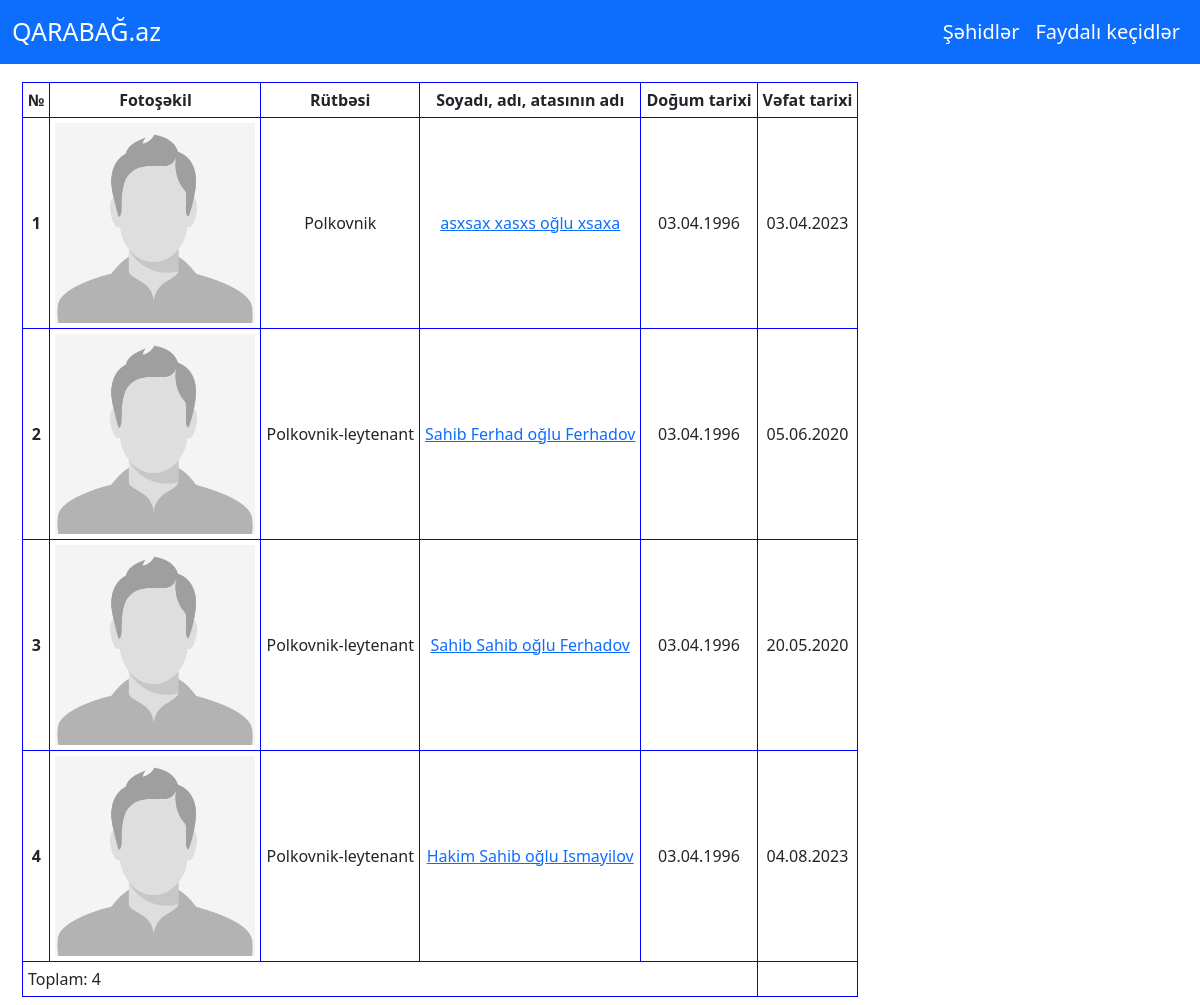
Before: /sehidler with the older database file.
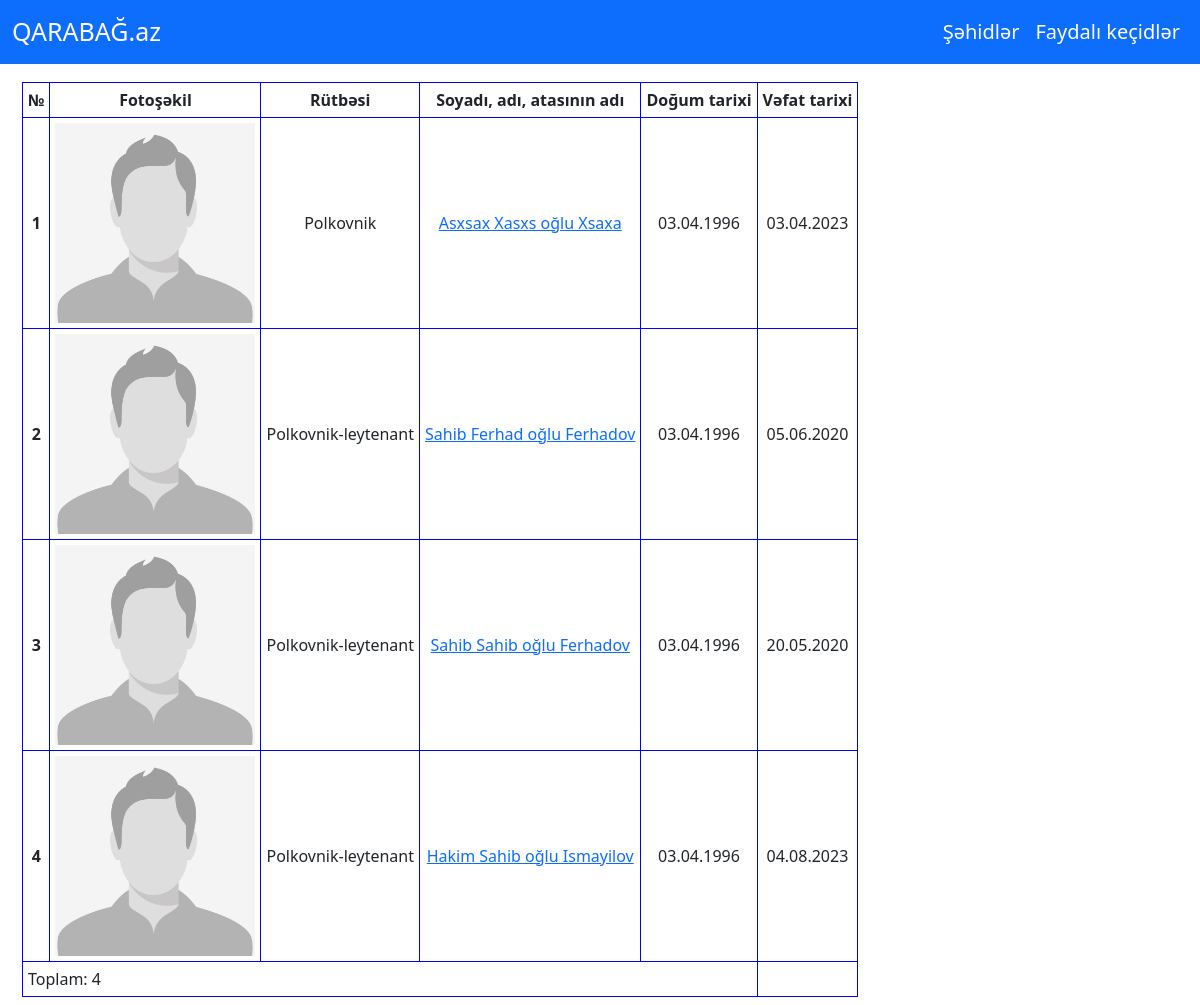
After: the same page with the newer database file.
### main/models.py (models this page shows, shortened)
class Person(models.Model):
	kisi="Kişi"
	qadin="Qadın"
	secim=[
		(kisi,"Kişi"),
		(qadin,"Qadın")
	]
	class Meta:
		verbose_name="Şəhid"
		verbose_name_plural="Şəhidlər"
	id=models.UUIDField(primary_key=True,default=uuid.uuid4,editable=False)
	ad=models.CharField(verbose_name="Adı",max_length=50,default="")
	soyad=models.CharField(verbose_name="Soyadı",max_length=50,default="")
	ata_adi=models.CharField(verbose_name="Ata adı",max_length=50,default="")
	leqeb=models.CharField(verbose_name="Ləqəbi",max_length=100,default="yoxdur.",blank=True)
	dogum_tarixi=models.DateField(verbose_name="Doğum tarixi")
	vefat_tarixi=models.DateField(verbose_name="Vəfat tarixi")
	dogum_yeri=models.CharField(verbose_name="Doğulduğu yer",max_length=255)
	vefat_yeri=models.CharField(verbose_name="Vəfat yeri", max_length=255)
	vetendasligi=models.CharField(verbose_name="Vətəndaşlığı",max_length=50)
	cinsiyeti=models.CharField(verbose_name="Cinsiyyəti seçin",max_length=5,default=kisi,choices=secim)
	sekil=models.ImageField("Şəkil",upload_to="main/uploads/%d/%m/%Y",null=True,blank=True,default="static/img/default-man.jpg")
	haqqinda=RichTextField()
	qosun_novu=models.OneToOneField(QosunNovu,on_delete=models.CASCADE,null=True,blank=True,verbose_name="Qoşun növü")
	mensubiyyeti=models.CharField(verbose_name="Mənsubiyyəti",max_length=100, default="Azərbaycan Ordusu")
	xidmet_illeri=models.CharField(verbose_name="Xidmət illəri",max_length=100)
	rutbe=models.ManyToManyField(Rutbe,verbose_name="Rütbə")
	medallar=models.ManyToManyField(Medallar,verbose_name="Medallar")
	def get_full_name(self):
		_ = ""
		if self.cinsiyeti==self.kisi:
			_ = "oğlu"
		else:
			_ = "qızı"
		return f"{self.ad} {self.ata_adi} {_} {self.soyad}"

### main/views.py (the view)
# urls.py: path("sehidler",views.sehidler,name="sehidler"),
def sehidler(request):
	persons=Person.objects.all()
	persons_list=[]
	_count=0
	for person in persons:
		_bosList=[]
		_bosList.append(_count)
		_bosList.append(person)
		persons_list.append(_bosList)
		_count+=1
	context={
		"persons":persons_list,
		"count":0
	}
	return render(request,"main/sehidler.html",context)

### main/models.py (called while the page is built)
	def __str__(self):
		return self.ad

### main/templates/main/sehidler.html (shortened to what this page needs)
{%extends 'base.html'%}
{%load static%}
{%block css_files%}
<link rel="stylesheet" type="text/css" href="{%static 'main/css/sehidler.css'%}">
<link rel="stylesheet" type="text/css" href="{%static 'main/css/back_to_top.css'%}">
{%endblock%}
{% block content %}
    <div class="container-fluid my-2 p-0">
    	{%if persons%}
            <div class="container-fluid p-0" style="overflow: scroll;">
				<table class="mytable">
                    <thead>
                        <tr>
                            <th>№</th>
                            <th>Fotoşəkil</th>
                            <th>Rütbəsi</th>
                            <th>Soyadı, adı, atasının adı</th>
                            <th>Doğum tarixi</th>
                            <th>Vəfat tarixi</th>
                        </tr>
                    </thead>
                    <tbody>
                        {%for personIndex,person in persons%}
                            <tr>
                                <td class="number">{{personIndex|add:"1"}}</td>
                                <td style="width:200px;height:200px" title="{{person.get_full_name|title}}">
                                    <img src="{{person.sekil}}" style="width:200px;">
                                </td>
                                <td title="Rütbə">
                                    {%for rutbe in person.rutbe.all%}{{rutbe}}{%endfor%}
                                </td>
                                <td title="{{person.get_full_name}}" style="white-space: nowrap;">
                                    <a style="display: block;" href="{%url 'sehid' person.id%}">{{person.get_full_name}}</a>
                                </td>
                                <td title="Gün.Ay.İl">{{person.dogum_tarixi|date:"d.m.Y"}}</td>
                                <td title="{{person.vefat_tarixi}}">
                                    {{person.vefat_tarixi|date:"d.m.Y"}}
                                </td>
                            </tr>
                        {%endfor%}
                            <tr>
                                <td colspan="5" style="text-align:left">
                                    Toplam: {{persons|length}}
                                </td>
                            </tr>
                    </tbody>
                </table>
			</div>
        {%endif%}
    </div>
{% endblock  %}

Changed rows visible on the page:
changed Person: get_full_name "asxsax xasxs oğlu xsaxa" → "Asxsax Xasxs oğlu Xsaxa"
